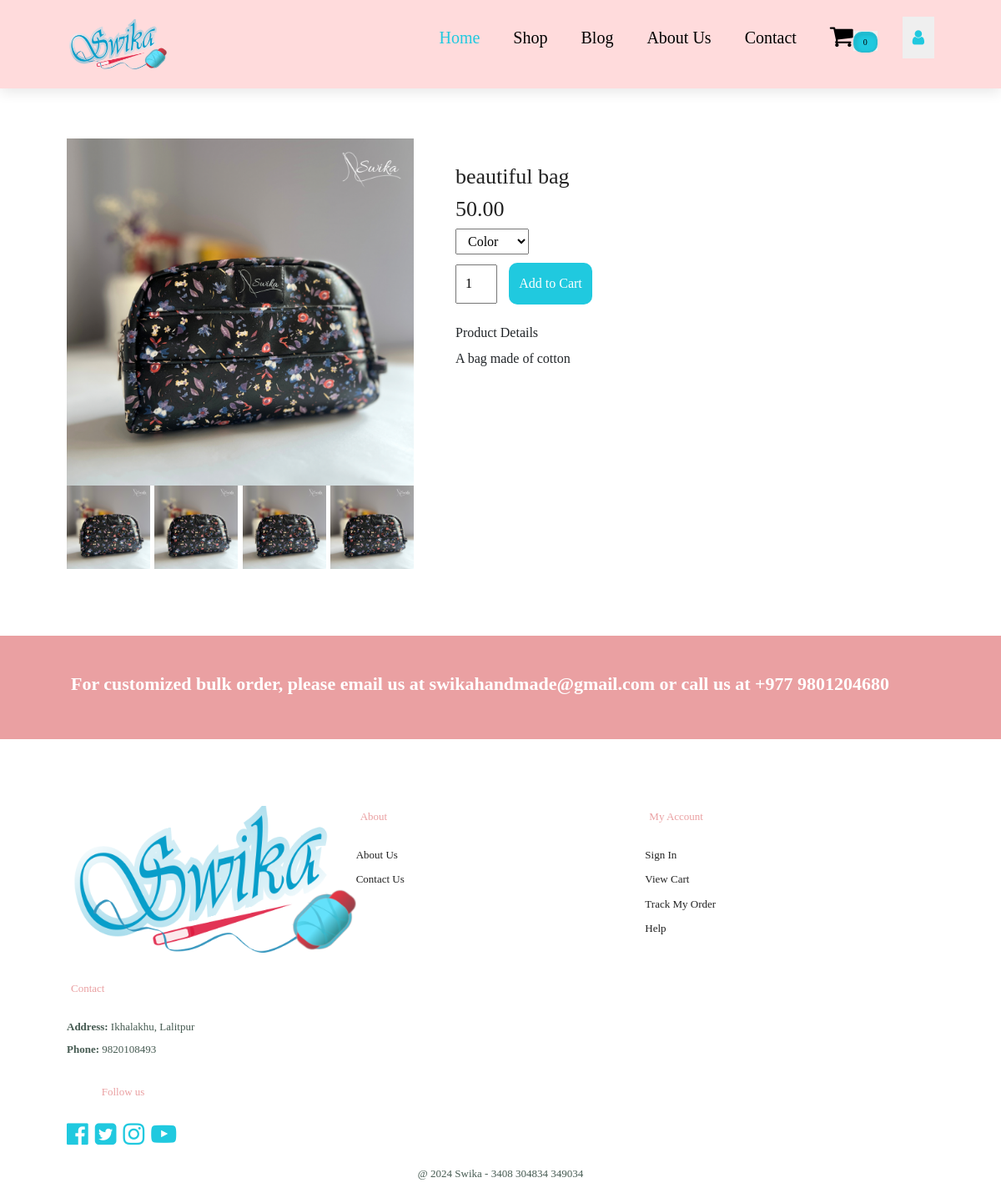
Page /product/1 on the committed database.
### home/models.py (models this page shows, shortened)
class Product(models.Model):
    name = models.CharField(max_length= 50)
    price = models.DecimalField(default=0, decimal_places=2, max_digits=7)
    category = models.ForeignKey(Category, on_delete=models.CASCADE, default=1)
    description = models.CharField(max_length=250, default= '', blank=True, null=True)
    image = models.ImageField(upload_to='uploads/product/')
    is_sale = models.BooleanField(default=False)
    sale_price = models.DecimalField(default=0, decimal_places=2, max_digits=7)

### home/views.py (the view)
# urls.py: path('product/<int:pk>', views.product, name='product'),
def product(request, pk):
    product = Product.objects.get(id=pk)
    return render(request, 'singleproduct.html', {'product':product})

### cart/cart.py (called while the page is built)
    def __len__(self):
        return sum(self.cart.values())

### cart/context_processor.py (called while the page is built)
def cart(request):
    return {'cart': Cart(request)}

### home/templates/singleproduct.html (shortened to what this page needs)
{% extends 'base.html' %}
{% load static %}
{% block content %}
   <section id="header">
      <a href = "{% url 'home' %}"><img src="{% static '/img/swika.png' %}" class="logo" alt="logo"></a>
      <div>
      <ul id="navbar">
        <li ><a class="active" href="{% url 'home' %}">Home</a></li>
        <li ><a href="{% url 'category_summary' %}">Shop</a></li>
        <li ><a href="{% url 'blog' %}">Blog</a></li>
        <li ><a href="{% url 'about' %}">About Us</a></li>
        <li ><a href="{% url 'contact' %}">Contact</a></li>
        <li id="lg-bag"><a href="{% url 'cart_summary' %}"><i style="font-size: 30px;" class="fa fa-shopping-cart" aria-hidden="true"></i></a><button> <span class="quantity" id="cart_quantity">{{ cart|length }}<span></button></li>
        {% if user.is_authenticated %}
        <div class = "dropydown">
          <button>{{user.username}}</i></button>
          <div class = "dropdown-menu">
             <a href="{% url 'update_profile' %}" class="dropdown-items">Profile</a>
            <form method="POST" action="{% url 'logout' %}">
              {% csrf_token %}
            <a href="{% url 'logout' %}" class="dropdown-items">Logout</a>
            </form>
          </div>
        </div>
        {% else %}
        <div class = "dropydown">
          <button><i class="fa fa-user" aria-hidden="true"></i></button>
        </div>
        {% endif %}
      </ul>
     </div>
    </section>
    <section id="productdetails" class="section-p1">
       <div class="single-pro-image">
         <img src="{{product.image.url}}" width="100%" id="BigImg" alt=""><img/>
          <div class="small-img-group">
             <div class="small-img-col">
               <img src="{{product.image.url}}" width="100%" class = "smallimg" alt=""><img/>
             </div>
             <div class="small-img-col">
               <img src="{{product.image.url}}" width="100%" class = "smallimg" alt=""><img/>
             </div>
             <div class="small-img-col">
               <img src="{{product.image.url}}" width="100%" class = "smallimg" alt=""><img/>
             </div>
             <div class="small-img-col">
               <img src="{{product.image.url}}" width="100%" class = "smallimg" alt=""><img/>
             </div>
          </div>
       </div>
        <div class="single-pro-details">
          <h2>{{product.name}}</h2>
          <h2>{{product.price}}</h2>
          <select>
             <option>Color</option>
          </select>
          <input type="number" value="1" id="qty-cart" , min="1">
          <button class="active" type ="button" value="{{product.id}}" id="add-cart">Add to Cart</button>
          <br>
          <br>
          <h6>Product Details</h6>
          <span>{{product.description}}</span>
      </div>
    </section>
 {% endblock%}

### static/Electronic.css (style rules this page uses)
html, body { overflow-x: hidden; max-width: 100%; margin: 0; padding: 0; }
img, video, iframe { max-width: 100%; height: auto; }
* { margin: 0; padding: 0; box-sizing: border-box; font-family: 'Pacifico', cursive; }
h2 { font-size: 46px; line-height: 54px; color: #222; }
h6 { font-weight: 700; font-size: 12px; }
.section-p1 { padding: 40px 80px; }
body { width: 100% }
#header { display: flex; align-items: center; justify-content: space-between; padding: 20px 80px; background-color: #ffdbdc; box-shadow: 0 5px 15px rgba(0, 0, 0, 0.09); z-index: 999; position: sticky; top: 0; left: 0; }
#header .logo { max-width: 120px; height: auto; }
#navbar { display: flex; align-items: center; justify-content: center; }
#navbar li { list-style: none; padding: 0 20px; position: relative; }
#navbar li a { text-decoration: none; font-size: 20px; font-weight: 600px; color: rgb(0, 0, 0); transition: 0.3s ease; }
#navbar .dropydown { overflow: hidden; }
#navbar .dropydown button { font-size: 20px; border: none; outline: none; color: #20C9DF; padding: 10px 12px; transition: 0.3s; cursor: pointer; margin-left: 10px; }
#navbar li button span.quantity { font-size: 10px; background-color: #20C9DF; padding: 5px 10px; border-radius: 10px; border: 2px solid #83000010; cursor: pointer; transition: 0.3s; box-shadow: inset 2px 2px 5px rgba(0, 0, 0, 0.1); }
#navbar li button { border: none; }
#navbar li a:hover, #navbar li a.active { color: #20C9DF; }
#productdetails { display: flex; margin-top: 20px; }
#productdetails .single-pro-image { width: 40%; margin-right: 50px; }
.small-img-group { display: flex; justify-content: space-between; }
.small-img-col { flex-basis: 24%; cursor: pointer; }
#productdetails .single-pro-details { width: 50%; padding-top: 30px; }
#productdetails .single-pro-details h2 { font-size: 26px; }
#productdetails .single-pro-details select { display: block; padding: 5px 10px; margin-bottom: 10px; }
#productdetails .single-pro-details input { width: 50px; height: 47px; padding-left: 10px; font-size: 16px; margin-right: 10px; }
#productdetails .single-pro-details button { background-color: #20C9DF; color: #fff; width: 100px; height: 50px; padding: 5px; border-radius: 10px; transition: 0.3s; border: none; }
#productdetails .single-pro-details span { line-height: 25px; }
.single-pro-image #BigImg, .smallimg { transition: 0.3s all ease-in-out; }

### rows in the picture
Product: image (picture), name "beautiful bag", price "50.00", description "A bag made of cotton"

### other values in the picture
{{ cart|length }} "0"
